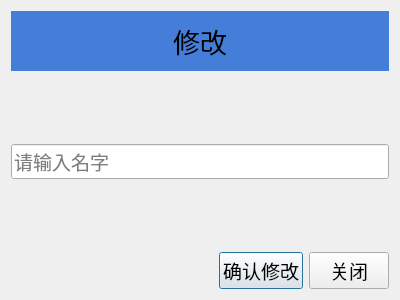
<?xml version="1.0" encoding="UTF-8"?>
<ui version="4.0">
    <class>Dialog</class>
    <widget class="QDialog" name="Dialog">
        <property name="geometry">
            <rect>
                <x>0</x>
                <y>0</y>
                <width>400</width>
                <height>300</height>
            </rect>
        </property>
        <property name="font">
            <font>
                <family>黑体</family>
                <pointsize>14</pointsize>
            </font>
        </property>
        <property name="windowTitle">
            <string>Dialog</string>
        </property>
        <layout class="QVBoxLayout" name="verticalLayout">
            <item>
                <widget class="QLabel" name="label">
                    <property name="font">
                        <font>
                            <family>黑体</family>
                            <pointsize>20</pointsize>
                        </font>
                    </property>
                    <property name="styleSheet">
                        <string notr="true">background-color: rgb(68, 126, 217);
                            padding: 10px
                        </string>
                    </property>
                    <property name="text">
                        <string>修改</string>
                    </property>
                    <property name="alignment">
                        <set>Qt::AlignCenter</set>
                    </property>
                </widget>
            </item>
            <item>
                <spacer name="verticalSpacer_2">
                    <property name="orientation">
                        <enum>Qt::Vertical</enum>
                    </property>
                    <property name="sizeHint" stdset="0">
                        <size>
                            <width>20</width>
                            <height>40</height>
                        </size>
                    </property>
                </spacer>
            </item>
            <item>
                <layout class="QHBoxLayout" name="horizontalLayout">
                    <item>
                        <widget class="QLineEdit" name="lineEdit">
                            <property name="font">
                                <font>
                                    <family>黑体</family>
                                    <pointsize>14</pointsize>
                                </font>
                            </property>
                            <property name="placeholderText">
                                <string>请输入名字</string>
                            </property>
                        </widget>
                    </item>
                </layout>
            </item>
            <item>
                <spacer name="verticalSpacer">
                    <property name="orientation">
                        <enum>Qt::Vertical</enum>
                    </property>
                    <property name="sizeHint" stdset="0">
                        <size>
                            <width>20</width>
                            <height>40</height>
                        </size>
                    </property>
                </spacer>
            </item>
            <item>
                <layout class="QHBoxLayout" name="horizontalLayout_2">
                    <item>
                        <spacer name="horizontalSpacer_2">
                            <property name="orientation">
                                <enum>Qt::Horizontal</enum>
                            </property>
                            <property name="sizeHint" stdset="0">
                                <size>
                                    <width>40</width>
                                    <height>20</height>
                                </size>
                            </property>
                        </spacer>
                    </item>
                    <item>
                        <widget class="QPushButton" name="btn_modify">
                            <property name="font">
                                <font>
                                    <family>黑体</family>
                                    <pointsize>14</pointsize>
                                </font>
                            </property>
                            <property name="cursor">
                                <cursorShape>PointingHandCursor</cursorShape>
                            </property>
                            <property name="text">
                                <string>确认修改</string>
                            </property>
                        </widget>
                    </item>
                    <item>
                        <widget class="QPushButton" name="btn_close">
                            <property name="font">
                                <font>
                                    <family>黑体</family>
                                    <pointsize>14</pointsize>
                                </font>
                            </property>
                            <property name="cursor">
                                <cursorShape>PointingHandCursor</cursorShape>
                            </property>
                            <property name="text">
                                <string>关闭</string>
                            </property>
                        </widget>
                    </item>
                </layout>
            </item>
        </layout>
    </widget>
    <resources/>
    <connections/>
</ui>
